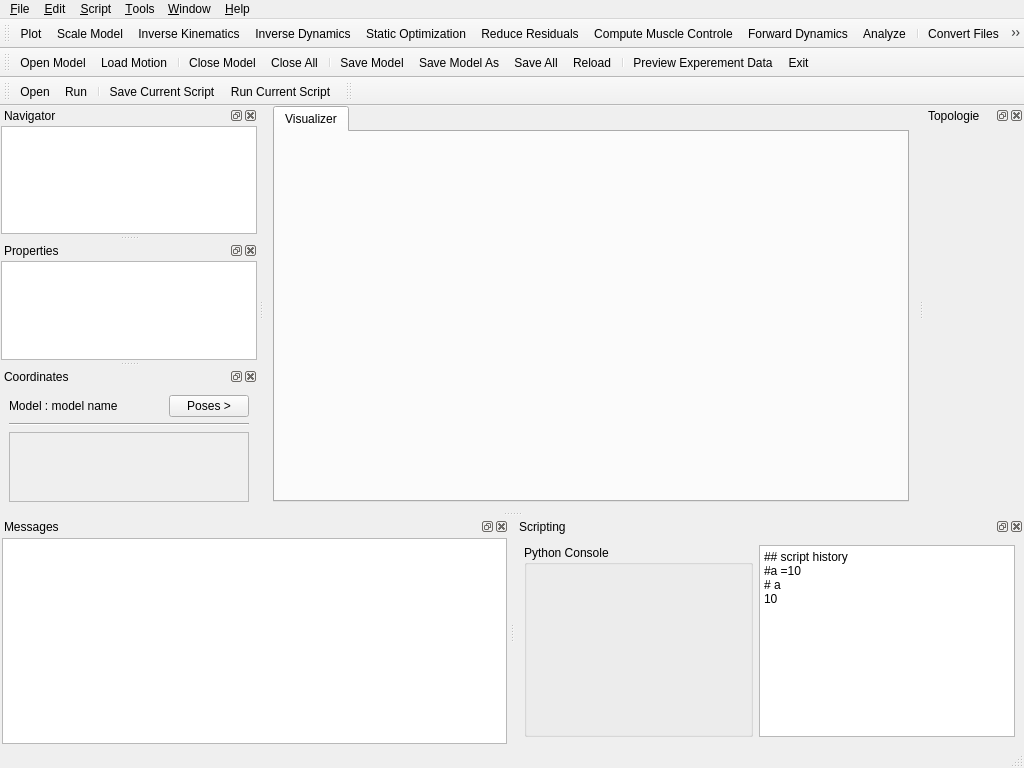
<?xml version="1.0" encoding="UTF-8"?>
<ui version="4.0">
 <class>vsMainWindow</class>
 <widget class="QMainWindow" name="vsMainWindow">
  <property name="geometry">
   <rect>
    <x>0</x>
    <y>0</y>
    <width>1024</width>
    <height>768</height>
   </rect>
  </property>
  <property name="mouseTracking">
   <bool>true</bool>
  </property>
  <property name="acceptDrops">
   <bool>true</bool>
  </property>
  <property name="windowTitle">
   <string notr="true">OpenSim 4.1</string>
  </property>
  <widget class="QWidget" name="centralwidget">
   <property name="sizePolicy">
    <sizepolicy hsizetype="Preferred" vsizetype="Preferred">
     <horstretch>0</horstretch>
     <verstretch>3</verstretch>
    </sizepolicy>
   </property>
   <layout class="QHBoxLayout" name="horizontalLayout_4">
    <property name="sizeConstraint">
     <enum>QLayout::SetDefaultConstraint</enum>
    </property>
    <property name="topMargin">
     <number>0</number>
    </property>
    <item>
     <widget class="QTabWidget" name="tabWidget">
      <property name="currentIndex">
       <number>0</number>
      </property>
      <widget class="QWidget" name="VtkVisualizerLayout">
       <property name="sizePolicy">
        <sizepolicy hsizetype="Expanding" vsizetype="Expanding">
         <horstretch>0</horstretch>
         <verstretch>0</verstretch>
        </sizepolicy>
       </property>
       <property name="whatsThis">
        <string>VtkVisualizer</string>
       </property>
       <property name="accessibleName">
        <string>VtkVisualizer</string>
       </property>
       <attribute name="icon">
        <iconset resource="../resource.qrc">
         <normaloff>:/Data/Images/DefaultIcon/4-direction-alt.png</normaloff>:/Data/Images/DefaultIcon/4-direction-alt.png</iconset>
       </attribute>
       <attribute name="title">
        <string>Visualizer</string>
       </attribute>
       <layout class="QVBoxLayout" name="verticalLayout_2">
        <property name="spacing">
         <number>2</number>
        </property>
        <property name="leftMargin">
         <number>1</number>
        </property>
        <property name="topMargin">
         <number>1</number>
        </property>
        <property name="rightMargin">
         <number>1</number>
        </property>
        <property name="bottomMargin">
         <number>1</number>
        </property>
        <item>
         <widget class="vsVisualizerVTK" name="vtkVisualiser" native="true">
          <property name="sizePolicy">
           <sizepolicy hsizetype="Expanding" vsizetype="Expanding">
            <horstretch>0</horstretch>
            <verstretch>0</verstretch>
           </sizepolicy>
          </property>
         </widget>
        </item>
       </layout>
      </widget>
     </widget>
    </item>
   </layout>
  </widget>
  <widget class="QMenuBar" name="menubar">
   <property name="geometry">
    <rect>
     <x>0</x>
     <y>0</y>
     <width>1024</width>
     <height>22</height>
    </rect>
   </property>
   <widget class="QMenu" name="menu_File">
    <property name="title">
     <string>&amp;File</string>
    </property>
    <addaction name="actionNew_Model"/>
    <addaction name="actionOpen_Model"/>
    <addaction name="actionLoad_Motion"/>
    <addaction name="separator"/>
    <addaction name="actionRecent_Files"/>
    <addaction name="separator"/>
    <addaction name="actionClose_Model"/>
    <addaction name="actionClose_All"/>
    <addaction name="separator"/>
    <addaction name="actionSave_Model"/>
    <addaction name="actionSave_Model_As"/>
    <addaction name="actionSave_All"/>
    <addaction name="actionReload"/>
    <addaction name="separator"/>
    <addaction name="actionPreview_Experement_Data"/>
    <addaction name="actionE_xit"/>
   </widget>
   <widget class="QMenu" name="menu_Edit">
    <property name="title">
     <string>&amp;Edit</string>
    </property>
    <addaction name="actionExcitations"/>
    <addaction name="actionPreferences"/>
    <addaction name="actionFile_xml"/>
    <addaction name="actionCurrent_model_Externally"/>
   </widget>
   <widget class="QMenu" name="menu_Script">
    <property name="title">
     <string>&amp;Script</string>
    </property>
    <addaction name="actionOpen"/>
    <addaction name="actionOpen_Recent"/>
    <addaction name="separator"/>
    <addaction name="actionSave_Current_Script"/>
    <addaction name="separator"/>
    <addaction name="actionRun"/>
    <addaction name="actionRun_Recent"/>
    <addaction name="separator"/>
    <addaction name="actionRun_Current_Script"/>
   </widget>
   <widget class="QMenu" name="menu_Tools">
    <property name="title">
     <string>&amp;Tools</string>
    </property>
    <widget class="QMenu" name="menuuser_plugins">
     <property name="title">
      <string>user plugins</string>
     </property>
     <property name="icon">
      <iconset resource="../resource.qrc">
       <normaloff>:/Data/Images/DefaultIcon/plugin.png</normaloff>:/Data/Images/DefaultIcon/plugin.png</iconset>
     </property>
     <addaction name="separator"/>
    </widget>
    <addaction name="actionPlot"/>
    <addaction name="separator"/>
    <addaction name="actionScale_Model"/>
    <addaction name="actionInverse_Kinematics"/>
    <addaction name="actionInverse_Dynamics"/>
    <addaction name="actionStatic_Optimization"/>
    <addaction name="actionReduce_Residuals"/>
    <addaction name="actionCompute_Muscle_Controle"/>
    <addaction name="actionForward_Dynamics"/>
    <addaction name="actionAnalyze"/>
    <addaction name="separator"/>
    <addaction name="actionConvert_Files"/>
    <addaction name="separator"/>
    <addaction name="menuuser_plugins"/>
    <addaction name="actionimport_new_plugin"/>
   </widget>
   <widget class="QMenu" name="menu_Help">
    <property name="title">
     <string>&amp;Help</string>
    </property>
    <addaction name="actionOnline_Help"/>
    <addaction name="actionUser_s_Guide"/>
    <addaction name="actionExemples_Tutorials"/>
    <addaction name="actionXML_Browser"/>
    <addaction name="actionDoxygen"/>
    <addaction name="actionScripting_help"/>
    <addaction name="separator"/>
    <addaction name="actionReport_Bug"/>
    <addaction name="actionRequest_Feature"/>
    <addaction name="separator"/>
    <addaction name="actionAbout_Opensim"/>
   </widget>
   <widget class="QMenu" name="menu_Window">
    <property name="title">
     <string>&amp;Window</string>
    </property>
    <widget class="QMenu" name="menuConfigure_Window">
     <property name="title">
      <string>Configure Window</string>
     </property>
     <addaction name="actionMaximize"/>
     <addaction name="actionFloat"/>
     <addaction name="actionFloat_Groupe"/>
     <addaction name="actionDock"/>
     <addaction name="actionDock_Groupe"/>
     <addaction name="separator"/>
     <addaction name="actionClone_Document"/>
     <addaction name="actionNew_Document_Tab_Groupe"/>
     <addaction name="actionCollapse_Document_Tab_Groupe"/>
    </widget>
    <addaction name="actionProperties"/>
    <addaction name="actionScriptingShell"/>
    <addaction name="actionCoordinates"/>
    <addaction name="actionTopology_View"/>
    <addaction name="actionVisualizer"/>
    <addaction name="actionMessages"/>
    <addaction name="actionNavigator"/>
    <addaction name="menuConfigure_Window"/>
   </widget>
   <addaction name="menu_File"/>
   <addaction name="menu_Edit"/>
   <addaction name="menu_Script"/>
   <addaction name="menu_Tools"/>
   <addaction name="menu_Window"/>
   <addaction name="menu_Help"/>
  </widget>
  <widget class="QToolBar" name="kinematicToolBar">
   <property name="windowTitle">
    <string>Simulation</string>
   </property>
   <property name="toolButtonStyle">
    <enum>Qt::ToolButtonTextUnderIcon</enum>
   </property>
   <attribute name="toolBarArea">
    <enum>TopToolBarArea</enum>
   </attribute>
   <attribute name="toolBarBreak">
    <bool>false</bool>
   </attribute>
   <addaction name="actionPlot"/>
   <addaction name="actionScale_Model"/>
   <addaction name="actionInverse_Kinematics"/>
   <addaction name="actionInverse_Dynamics"/>
   <addaction name="actionStatic_Optimization"/>
   <addaction name="actionReduce_Residuals"/>
   <addaction name="actionCompute_Muscle_Controle"/>
   <addaction name="actionForward_Dynamics"/>
   <addaction name="actionAnalyze"/>
   <addaction name="separator"/>
   <addaction name="actionConvert_Files"/>
   <addaction name="separator"/>
   <addaction name="actionUser_Plugins"/>
  </widget>
  <widget class="QDockWidget" name="messagesDock">
   <property name="sizePolicy">
    <sizepolicy hsizetype="Fixed" vsizetype="Fixed">
     <horstretch>0</horstretch>
     <verstretch>0</verstretch>
    </sizepolicy>
   </property>
   <property name="minimumSize">
    <size>
     <width>95</width>
     <height>42</height>
    </size>
   </property>
   <property name="allowedAreas">
    <set>Qt::BottomDockWidgetArea|Qt::RightDockWidgetArea|Qt::TopDockWidgetArea</set>
   </property>
   <property name="windowTitle">
    <string>Messages</string>
   </property>
   <attribute name="dockWidgetArea">
    <number>8</number>
   </attribute>
   <widget class="QWidget" name="dockWidgetContents_9">
    <layout class="QVBoxLayout" name="verticalLayout_3">
     <property name="leftMargin">
      <number>2</number>
     </property>
     <property name="topMargin">
      <number>2</number>
     </property>
     <property name="rightMargin">
      <number>2</number>
     </property>
     <property name="bottomMargin">
      <number>2</number>
     </property>
     <item>
      <widget class="QTextEdit" name="messagesTextEdit">
       <property name="sizePolicy">
        <sizepolicy hsizetype="Preferred" vsizetype="Preferred">
         <horstretch>0</horstretch>
         <verstretch>0</verstretch>
        </sizepolicy>
       </property>
       <property name="minimumSize">
        <size>
         <width>0</width>
         <height>1</height>
        </size>
       </property>
       <property name="readOnly">
        <bool>true</bool>
       </property>
      </widget>
     </item>
    </layout>
   </widget>
  </widget>
  <widget class="QDockWidget" name="navigatorDock">
   <property name="minimumSize">
    <size>
     <width>200</width>
     <height>129</height>
    </size>
   </property>
   <property name="windowIcon">
    <iconset resource="../resource.qrc">
     <normaloff>:/Data/Images/DefaultIcon/list-unordered.png</normaloff>:/Data/Images/DefaultIcon/list-unordered.png</iconset>
   </property>
   <property name="windowTitle">
    <string>Navigator</string>
   </property>
   <attribute name="dockWidgetArea">
    <number>1</number>
   </attribute>
   <widget class="QWidget" name="treeContents">
    <property name="layoutDirection">
     <enum>Qt::LeftToRight</enum>
    </property>
    <layout class="QVBoxLayout" name="verticalLayout">
     <property name="leftMargin">
      <number>1</number>
     </property>
     <property name="topMargin">
      <number>1</number>
     </property>
     <property name="rightMargin">
      <number>1</number>
     </property>
     <property name="bottomMargin">
      <number>1</number>
     </property>
     <item>
      <widget class="QTreeView" name="navigatorTreeView">
       <property name="mouseTracking">
        <bool>true</bool>
       </property>
       <property name="acceptDrops">
        <bool>true</bool>
       </property>
       <property name="frameShadow">
        <enum>QFrame::Sunken</enum>
       </property>
       <property name="animated">
        <bool>true</bool>
       </property>
       <property name="headerHidden">
        <bool>true</bool>
       </property>
      </widget>
     </item>
    </layout>
   </widget>
  </widget>
  <widget class="QDockWidget" name="propertiesDock">
   <property name="acceptDrops">
    <bool>false</bool>
   </property>
   <property name="floating">
    <bool>false</bool>
   </property>
   <property name="windowTitle">
    <string>Properties</string>
   </property>
   <attribute name="dockWidgetArea">
    <number>1</number>
   </attribute>
   <widget class="QWidget" name="propertiesContents">
    <layout class="QHBoxLayout" name="horizontalLayout">
     <property name="leftMargin">
      <number>1</number>
     </property>
     <property name="topMargin">
      <number>1</number>
     </property>
     <property name="rightMargin">
      <number>1</number>
     </property>
     <property name="bottomMargin">
      <number>1</number>
     </property>
     <item>
      <widget class="QTreeView" name="propertyTreeView">
       <property name="alternatingRowColors">
        <bool>true</bool>
       </property>
       <property name="indentation">
        <number>0</number>
       </property>
       <property name="rootIsDecorated">
        <bool>false</bool>
       </property>
       <property name="animated">
        <bool>true</bool>
       </property>
       <property name="headerHidden">
        <bool>false</bool>
       </property>
      </widget>
     </item>
    </layout>
   </widget>
  </widget>
  <widget class="QDockWidget" name="scriptingDock">
   <property name="sizePolicy">
    <sizepolicy hsizetype="Fixed" vsizetype="Fixed">
     <horstretch>0</horstretch>
     <verstretch>0</verstretch>
    </sizepolicy>
   </property>
   <property name="minimumSize">
    <size>
     <width>227</width>
     <height>27</height>
    </size>
   </property>
   <property name="windowTitle">
    <string>Scripting</string>
   </property>
   <attribute name="dockWidgetArea">
    <number>8</number>
   </attribute>
   <widget class="QWidget" name="dockWidgetContents">
    <property name="minimumSize">
     <size>
      <width>0</width>
      <height>1</height>
     </size>
    </property>
    <layout class="QHBoxLayout" name="horizontalLayout_2">
     <item>
      <widget class="QGroupBox" name="groupBoxPython">
       <property name="minimumSize">
        <size>
         <width>0</width>
         <height>1</height>
        </size>
       </property>
       <property name="baseSize">
        <size>
         <width>0</width>
         <height>0</height>
        </size>
       </property>
       <property name="title">
        <string>Python Console</string>
       </property>
       <layout class="QVBoxLayout" name="verticalLayout_4"/>
      </widget>
     </item>
     <item>
      <widget class="QPlainTextEdit" name="plainTextEdit_3">
       <property name="sizePolicy">
        <sizepolicy hsizetype="Preferred" vsizetype="Preferred">
         <horstretch>0</horstretch>
         <verstretch>0</verstretch>
        </sizepolicy>
       </property>
       <property name="minimumSize">
        <size>
         <width>0</width>
         <height>1</height>
        </size>
       </property>
       <property name="plainText">
        <string>## script history
#a =10
# a
10</string>
       </property>
      </widget>
     </item>
    </layout>
   </widget>
  </widget>
  <widget class="QDockWidget" name="topologyDock">
   <property name="enabled">
    <bool>true</bool>
   </property>
   <property name="minimumSize">
    <size>
     <width>100</width>
     <height>52</height>
    </size>
   </property>
   <property name="windowTitle">
    <string>Topologie</string>
   </property>
   <attribute name="dockWidgetArea">
    <number>2</number>
   </attribute>
  </widget>
  <widget class="QStatusBar" name="statusbar"/>
  <widget class="QToolBar" name="fileToolBar">
   <property name="windowTitle">
    <string>toolBar</string>
   </property>
   <property name="toolButtonStyle">
    <enum>Qt::ToolButtonTextUnderIcon</enum>
   </property>
   <attribute name="toolBarArea">
    <enum>TopToolBarArea</enum>
   </attribute>
   <attribute name="toolBarBreak">
    <bool>true</bool>
   </attribute>
   <addaction name="actionOpen_Model"/>
   <addaction name="actionLoad_Motion"/>
   <addaction name="separator"/>
   <addaction name="actionClose_Model"/>
   <addaction name="actionClose_All"/>
   <addaction name="separator"/>
   <addaction name="actionSave_Model"/>
   <addaction name="actionSave_Model_As"/>
   <addaction name="actionSave_All"/>
   <addaction name="actionReload"/>
   <addaction name="separator"/>
   <addaction name="actionPreview_Experement_Data"/>
   <addaction name="actionE_xit"/>
  </widget>
  <widget class="QToolBar" name="scriptToolBar">
   <property name="windowTitle">
    <string>toolBar</string>
   </property>
   <property name="toolButtonStyle">
    <enum>Qt::ToolButtonTextUnderIcon</enum>
   </property>
   <attribute name="toolBarArea">
    <enum>TopToolBarArea</enum>
   </attribute>
   <attribute name="toolBarBreak">
    <bool>true</bool>
   </attribute>
   <addaction name="actionOpen"/>
   <addaction name="actionRun"/>
   <addaction name="separator"/>
   <addaction name="actionSave_Current_Script"/>
   <addaction name="actionRun_Current_Script"/>
  </widget>
  <widget class="QToolBar" name="simulationToolBar">
   <property name="windowTitle">
    <string>toolBar</string>
   </property>
   <attribute name="toolBarArea">
    <enum>TopToolBarArea</enum>
   </attribute>
   <attribute name="toolBarBreak">
    <bool>false</bool>
   </attribute>
  </widget>
  <widget class="QDockWidget" name="coordinatesDock">
   <property name="windowTitle">
    <string>Coordinates</string>
   </property>
   <attribute name="dockWidgetArea">
    <number>1</number>
   </attribute>
   <widget class="QWidget" name="dockWidgetContents_2">
    <layout class="QVBoxLayout" name="verticalLayout_5">
     <item>
      <layout class="QHBoxLayout" name="headerLayout">
       <item>
        <widget class="QLabel" name="modelLabel">
         <property name="text">
          <string>Model : model name</string>
         </property>
        </widget>
       </item>
       <item>
        <spacer name="horizontalSpacer">
         <property name="orientation">
          <enum>Qt::Horizontal</enum>
         </property>
         <property name="sizeHint" stdset="0">
          <size>
           <width>40</width>
           <height>20</height>
          </size>
         </property>
        </spacer>
       </item>
       <item>
        <widget class="QPushButton" name="posesButton">
         <property name="text">
          <string>Poses &gt;</string>
         </property>
        </widget>
       </item>
      </layout>
     </item>
     <item>
      <widget class="Line" name="line">
       <property name="orientation">
        <enum>Qt::Horizontal</enum>
       </property>
      </widget>
     </item>
     <item>
      <widget class="QScrollArea" name="scrollArea">
       <property name="widgetResizable">
        <bool>true</bool>
       </property>
       <widget class="QWidget" name="scrollAreaWidgetContents">
        <property name="geometry">
         <rect>
          <x>0</x>
          <y>0</y>
          <width>254</width>
          <height>68</height>
         </rect>
        </property>
       </widget>
      </widget>
     </item>
    </layout>
   </widget>
  </widget>
  <action name="actionOpen_Model">
   <property name="icon">
    <iconset resource="../resource.qrc">
     <normaloff>:/Data/Images/DefaultIcon/file-add.png</normaloff>:/Data/Images/DefaultIcon/file-add.png</iconset>
   </property>
   <property name="text">
    <string>Open Model...</string>
   </property>
  </action>
  <action name="actionLoad_Motion">
   <property name="icon">
    <iconset resource="../resource.qrc">
     <normaloff>:/Data/Images/DefaultIcon/connect.png</normaloff>:/Data/Images/DefaultIcon/connect.png</iconset>
   </property>
   <property name="text">
    <string>Load Motion...</string>
   </property>
  </action>
  <action name="actionRecent_Files">
   <property name="text">
    <string>Recent Files</string>
   </property>
  </action>
  <action name="actionClose_Model">
   <property name="icon">
    <iconset resource="../resource.qrc">
     <normaloff>:/Data/Images/DefaultIcon/file-remove.png</normaloff>:/Data/Images/DefaultIcon/file-remove.png</iconset>
   </property>
   <property name="text">
    <string>Close Model</string>
   </property>
  </action>
  <action name="actionClose_All">
   <property name="icon">
    <iconset resource="../resource.qrc">
     <normaloff>:/Data/Images/DefaultIcon/files.png</normaloff>:/Data/Images/DefaultIcon/files.png</iconset>
   </property>
   <property name="text">
    <string>Close All</string>
   </property>
  </action>
  <action name="actionSave_Model">
   <property name="icon">
    <iconset resource="../resource.qrc">
     <normaloff>:/Data/Images/DefaultIcon/save.png</normaloff>:/Data/Images/DefaultIcon/save.png</iconset>
   </property>
   <property name="text">
    <string>Save Model...</string>
   </property>
  </action>
  <action name="actionSave_Model_As">
   <property name="icon">
    <iconset resource="../resource.qrc">
     <normaloff>:/Data/Images/DefaultIcon/file-download-alt.png</normaloff>:/Data/Images/DefaultIcon/file-download-alt.png</iconset>
   </property>
   <property name="text">
    <string>Save Model As...</string>
   </property>
  </action>
  <action name="actionSave_All">
   <property name="icon">
    <iconset resource="../resource.qrc">
     <normaloff>:/Data/Images/DefaultIcon/files.png</normaloff>:/Data/Images/DefaultIcon/files.png</iconset>
   </property>
   <property name="text">
    <string>Save All</string>
   </property>
  </action>
  <action name="actionPreview_Experement_Data">
   <property name="icon">
    <iconset resource="../resource.qrc">
     <normaloff>:/Data/Images/DefaultIcon/presentation.png</normaloff>:/Data/Images/DefaultIcon/presentation.png</iconset>
   </property>
   <property name="text">
    <string>Preview Experement Data</string>
   </property>
  </action>
  <action name="actionE_xit">
   <property name="icon">
    <iconset resource="../resource.qrc">
     <normaloff>:/Data/Images/DefaultIcon/logout.png</normaloff>:/Data/Images/DefaultIcon/logout.png</iconset>
   </property>
   <property name="text">
    <string>E&amp;xit</string>
   </property>
  </action>
  <action name="actionExcitations">
   <property name="text">
    <string>Excitations...</string>
   </property>
  </action>
  <action name="actionPreferences">
   <property name="text">
    <string>Preferences...</string>
   </property>
  </action>
  <action name="actionFile_xml">
   <property name="text">
    <string>File (.xml)...</string>
   </property>
  </action>
  <action name="actionOpen">
   <property name="icon">
    <iconset resource="../resource.qrc">
     <normaloff>:/Data/Images/DefaultIcon/code.png</normaloff>:/Data/Images/DefaultIcon/code.png</iconset>
   </property>
   <property name="text">
    <string>Open...</string>
   </property>
  </action>
  <action name="actionOpen_Recent">
   <property name="text">
    <string>Open Recent...</string>
   </property>
  </action>
  <action name="actionRun">
   <property name="icon">
    <iconset resource="../resource.qrc">
     <normaloff>:/Data/Images/DefaultIcon/MD-play.png</normaloff>:/Data/Images/DefaultIcon/MD-play.png</iconset>
   </property>
   <property name="text">
    <string>Run...</string>
   </property>
  </action>
  <action name="actionRun_Recent">
   <property name="text">
    <string>Run Recent...</string>
   </property>
  </action>
  <action name="actionSave_Current_Script">
   <property name="icon">
    <iconset resource="../resource.qrc">
     <normaloff>:/Data/Images/DefaultIcon/save.png</normaloff>:/Data/Images/DefaultIcon/save.png</iconset>
   </property>
   <property name="text">
    <string>Save Current Script...</string>
   </property>
  </action>
  <action name="actionRun_Current_Script">
   <property name="icon">
    <iconset resource="../resource.qrc">
     <normaloff>:/Data/Images/DefaultIcon/arrow-3-right.png</normaloff>:/Data/Images/DefaultIcon/arrow-3-right.png</iconset>
   </property>
   <property name="text">
    <string>Run Current Script...</string>
   </property>
  </action>
  <action name="actionPlot">
   <property name="icon">
    <iconset resource="../resource.qrc">
     <normaloff>:/Data/Images/DefaultIcon/axis-x-y.png</normaloff>:/Data/Images/DefaultIcon/axis-x-y.png</iconset>
   </property>
   <property name="text">
    <string>Plot</string>
   </property>
  </action>
  <action name="actionScale_Model">
   <property name="icon">
    <iconset resource="../resource.qrc">
     <normaloff>:/Data/Images/DefaultIcon/4-direction.png</normaloff>:/Data/Images/DefaultIcon/4-direction.png</iconset>
   </property>
   <property name="text">
    <string>Scale Model...</string>
   </property>
  </action>
  <action name="actionInverse_Kinematics">
   <property name="icon">
    <iconset resource="../resource.qrc">
     <normaloff>:/Data/Images/DefaultIcon/3D-sphere.png</normaloff>:/Data/Images/DefaultIcon/3D-sphere.png</iconset>
   </property>
   <property name="text">
    <string>Inverse Kinematics...</string>
   </property>
  </action>
  <action name="actionInverse_Dynamics">
   <property name="icon">
    <iconset resource="../resource.qrc">
     <normaloff>:/Data/Images/DefaultIcon/bicycle.png</normaloff>:/Data/Images/DefaultIcon/bicycle.png</iconset>
   </property>
   <property name="text">
    <string>Inverse Dynamics</string>
   </property>
  </action>
  <action name="actionStatic_Optimization">
   <property name="icon">
    <iconset resource="../resource.qrc">
     <normaloff>:/Data/Images/DefaultIcon/MD-knob-increase.png</normaloff>:/Data/Images/DefaultIcon/MD-knob-increase.png</iconset>
   </property>
   <property name="text">
    <string>Static Optimization...</string>
   </property>
  </action>
  <action name="actionReduce_Residuals">
   <property name="icon">
    <iconset resource="../resource.qrc">
     <normaloff>:/Data/Images/DefaultIcon/arrow-3-down.png</normaloff>:/Data/Images/DefaultIcon/arrow-3-down.png</iconset>
   </property>
   <property name="text">
    <string>Reduce Residuals...</string>
   </property>
  </action>
  <action name="actionCompute_Muscle_Controle">
   <property name="icon">
    <iconset resource="../resource.qrc">
     <normaloff>:/Data/Images/DefaultIcon/controls.png</normaloff>:/Data/Images/DefaultIcon/controls.png</iconset>
   </property>
   <property name="text">
    <string>Compute Muscle Controle...</string>
   </property>
  </action>
  <action name="actionForward_Dynamics">
   <property name="icon">
    <iconset resource="../resource.qrc">
     <normaloff>:/Data/Images/DefaultIcon/MD-fast-forward.png</normaloff>:/Data/Images/DefaultIcon/MD-fast-forward.png</iconset>
   </property>
   <property name="text">
    <string>Forward Dynamics...</string>
   </property>
  </action>
  <action name="actionAnalyze">
   <property name="icon">
    <iconset resource="../resource.qrc">
     <normaloff>:/Data/Images/DefaultIcon/search-advanced.png</normaloff>:/Data/Images/DefaultIcon/search-advanced.png</iconset>
   </property>
   <property name="text">
    <string>Analyze...</string>
   </property>
  </action>
  <action name="actionConvert_Files">
   <property name="icon">
    <iconset resource="../resource.qrc">
     <normaloff>:/Data/Images/DefaultIcon/arrow-circular-alt-1.png</normaloff>:/Data/Images/DefaultIcon/arrow-circular-alt-1.png</iconset>
   </property>
   <property name="text">
    <string>Convert Files ...</string>
   </property>
  </action>
  <action name="actionUser_Plugins">
   <property name="icon">
    <iconset resource="../resource.qrc">
     <normaloff>:/Data/Images/DefaultIcon/plugin.png</normaloff>:/Data/Images/DefaultIcon/plugin.png</iconset>
   </property>
   <property name="text">
    <string>User Plugins</string>
   </property>
  </action>
  <action name="actionProperties">
   <property name="text">
    <string>Properties</string>
   </property>
  </action>
  <action name="actionScriptingShell">
   <property name="text">
    <string>ScriptingShell</string>
   </property>
  </action>
  <action name="actionCoordinates">
   <property name="text">
    <string>Coordinates</string>
   </property>
  </action>
  <action name="actionTopology_View">
   <property name="text">
    <string>Topology View</string>
   </property>
  </action>
  <action name="actionVisualizer">
   <property name="text">
    <string>Visualizer</string>
   </property>
  </action>
  <action name="actionMessages">
   <property name="text">
    <string>Messages</string>
   </property>
  </action>
  <action name="actionNavigator">
   <property name="text">
    <string>Navigator</string>
   </property>
  </action>
  <action name="actionMaximize">
   <property name="text">
    <string>Maximize</string>
   </property>
  </action>
  <action name="actionFloat">
   <property name="text">
    <string>Float</string>
   </property>
  </action>
  <action name="actionFloat_Groupe">
   <property name="text">
    <string>Float Groupe</string>
   </property>
  </action>
  <action name="actionDock">
   <property name="text">
    <string>Dock</string>
   </property>
  </action>
  <action name="actionDock_Groupe">
   <property name="text">
    <string>Dock Groupe</string>
   </property>
  </action>
  <action name="actionClone_Document">
   <property name="text">
    <string>Clone Document</string>
   </property>
  </action>
  <action name="actionNew_Document_Tab_Groupe">
   <property name="text">
    <string>New Document Tab Groupe</string>
   </property>
  </action>
  <action name="actionCollapse_Document_Tab_Groupe">
   <property name="text">
    <string>Collapse Document Tab Groupe</string>
   </property>
  </action>
  <action name="actionOnline_Help">
   <property name="text">
    <string>Online Help</string>
   </property>
  </action>
  <action name="actionUser_s_Guide">
   <property name="text">
    <string>User's Guide</string>
   </property>
  </action>
  <action name="actionExemples_Tutorials">
   <property name="text">
    <string>Exemples &amp;&amp; Tutorials</string>
   </property>
  </action>
  <action name="actionXML_Browser">
   <property name="text">
    <string>XML Browser</string>
   </property>
  </action>
  <action name="actionDoxygen">
   <property name="text">
    <string>Doxygen</string>
   </property>
  </action>
  <action name="actionScripting_help">
   <property name="text">
    <string>Scripting help</string>
   </property>
  </action>
  <action name="actionReport_Bug">
   <property name="text">
    <string>Report Bug</string>
   </property>
  </action>
  <action name="actionRequest_Feature">
   <property name="text">
    <string>Request Feature</string>
   </property>
  </action>
  <action name="actionAbout_Opensim">
   <property name="text">
    <string>About Opensim</string>
   </property>
  </action>
  <action name="actionReload">
   <property name="icon">
    <iconset resource="../resource.qrc">
     <normaloff>:/Data/Images/DefaultIcon/MD-reload.png</normaloff>:/Data/Images/DefaultIcon/MD-reload.png</iconset>
   </property>
   <property name="text">
    <string>Reload</string>
   </property>
   <property name="shortcut">
    <string>F5</string>
   </property>
  </action>
  <action name="actionNew_Model">
   <property name="text">
    <string>Create new model</string>
   </property>
  </action>
  <action name="actionCurrent_model_Externally">
   <property name="text">
    <string>Edit current model externally</string>
   </property>
  </action>
  <action name="actionimport_new_plugin">
   <property name="icon">
    <iconset resource="../resource.qrc">
     <normaloff>:/Data/Images/DefaultIcon/arrow-1-down.png</normaloff>:/Data/Images/DefaultIcon/arrow-1-down.png</iconset>
   </property>
   <property name="text">
    <string>import new plugin</string>
   </property>
  </action>
 </widget>
 <customwidgets>
  <customwidget>
   <class>vsVisualizerVTK</class>
   <extends>QWidget</extends>
   <header location="global">vsVisualizer/vsVisualizerVTK.h</header>
   <container>1</container>
  </customwidget>
 </customwidgets>
 <resources>
  <include location="../resource.qrc"/>
 </resources>
 <connections/>
</ui>
